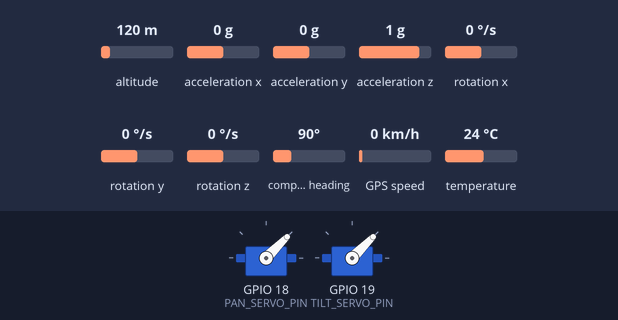
The program below on a simulated ESP32. Shown: 2 × servo. Inputs (shaded band) come from the test bench; at power-on: acceleration x 0 g, rotation x 0 °/s, rotation y 0 °/s, acceleration y 0 g, altitude 120 m, acceleration z 1 g, rotation z 0 °/s, compass heading 90°, GPS speed 0 km/h, temperature 24 °C. The GPS gets a fix after 3 s at 37.7749, -122.4194 with 8 satellites; what the program prints to the serial monitor is not drawn.

Above: at 1.3 s.
1.4 s: acceleration x set to 0.8 g
At 4.86 s:
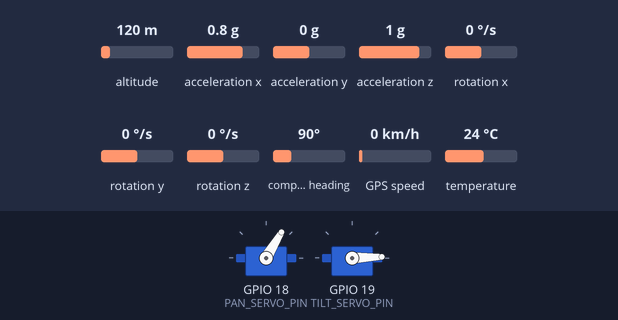
4.9 s: rotation x set to -192 °/s
At 5.52 s:
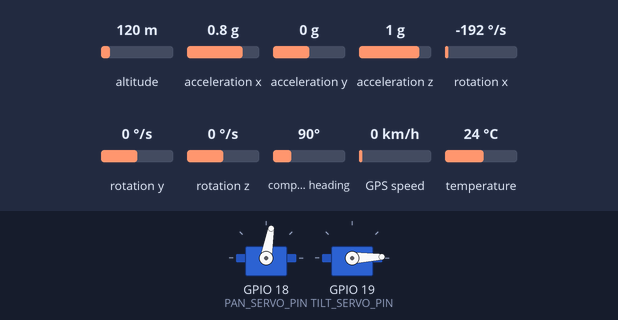
8.4 s: acceleration x set to 0 g
11.9 s: rotation y set to -192 °/s
At 12.34 s:
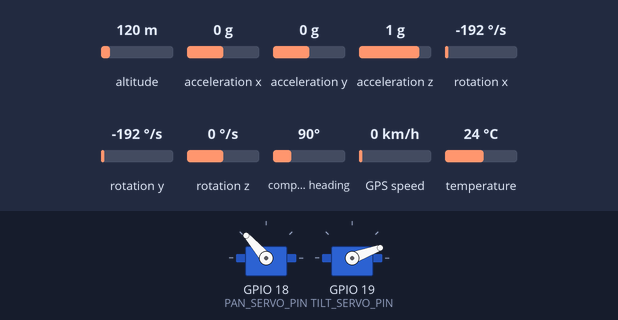
15.4 s: acceleration x set to -1.4 g
19.5 s: acceleration y set to 0.8 g
At 23.9 s:
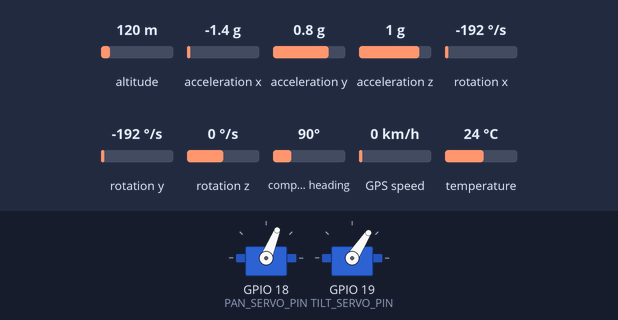
Timing chart, 0 to 24.6 s (numbered marks = the images above; inputs shaded):
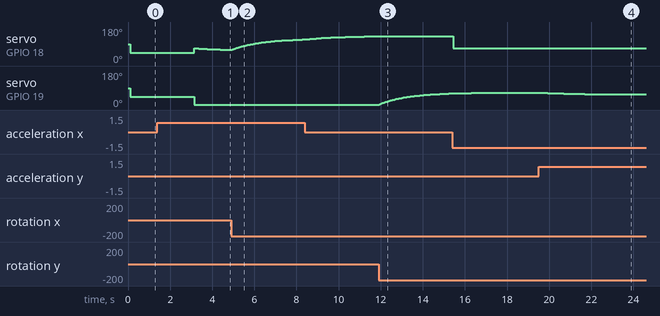

The program:

main.cpp
```cpp
#include <Arduino.h>
#include <GPSModule.h>
#include <SolarModule.h>
#include <MPU6050Module.h>
#include "servo_utils.h"

static const int RXPin = 13, TXPin = 27;
static const uint32_t GPSBaud = 9600;

// Create objects for accelerometer and GPS
GPSModule gpsModule(RXPin, TXPin, GPSBaud);
SolarModule solarModule;
MPU6050Module mpu6050Module;

// number of decimal digits to print
const uint8_t digits = 3;

// Constants for the solar panel setup
const float MAX_PAN_ANGLE = 180.0;
const float MAX_TILT_ANGLE = 90.0;

// Variables to store current orientation and GPS location
float currentPanAngle = 0.0;
float currentTiltAngle = 0.0;
float desiredPanAngle = 0.0;
float desiredTiltAngle = 0.0;
float gpsLatitude = 0.0;
float gpsLongitude = 0.0;

// Function to read accelerometer data and update the current orientation
void updateOrientation()
{
  // Map accelerometer values to pan and tilt angles
  currentPanAngle = map(mpu6050Module.position.x, -180, 180, 0, MAX_PAN_ANGLE);
  Serial.println((String) "Current pan angle:" + currentPanAngle);
  currentTiltAngle = map(mpu6050Module.position.y, -180, 180, 0, MAX_TILT_ANGLE);
  Serial.println((String) "Current tilt angle:" + currentTiltAngle);
}

// Function to calculate desired pan and tilt angles based on GPS location
void calculateDesiredAngles()
{
  desiredPanAngle = solarModule.azimuth;
  Serial.println((String) "Desired pan angle:" + desiredPanAngle);
  desiredTiltAngle = solarModule.elevation;
  Serial.println((String) "Desired tilt angle:" + desiredTiltAngle);
}

// Function to update the solar panel orientation based on the desired angles
void updateSolarPanelOrientation()
{
  // Calculate the deviation between desired and current angles
  float panDeviation = desiredPanAngle - currentPanAngle;
  Serial.println((String) "Pan deviation:" + panDeviation);
  float tiltDeviation = desiredTiltAngle - currentTiltAngle;
  Serial.println((String) "Tilt deviation:" + tiltDeviation);

  // Calculate servo position based on deviation
  int panServoPosition = map(panDeviation, -180, 180, 0, 180);
  Serial.println((String) "Pan servo position:" + panServoPosition);
  int tiltServoPosition = map(tiltDeviation, -90, 90, 0, 180);
  Serial.println((String) "Tilt servo position:" + tiltServoPosition);

  // Set the servo position
  setServoPositions(panServoPosition, tiltServoPosition);
}

void setup()
{
  Serial.begin(115200);
  gpsModule.begin();
  mpu6050Module.setupMPU6050();
  initializeServos();
}

void loop()
{
  if (gpsModule.isGPSModuleConnected())
  {
    gpsModule.update();
    if (gpsModule.isDataAvailable())
    {
      gpsModule.displayLocation();
      mpu6050Module.readSample();
      solarModule.displaySolarPosition(gpsModule.getTime(), gpsModule.getDate(), gpsModule.lat(), gpsModule.lon());
    }
  }

  updateOrientation();
  calculateDesiredAngles();
  updateSolarPanelOrientation();
}
```

servo_utils.h
```cpp
#ifndef SERVO_UTILS_H
#define SERVO_UTILS_H

#include <Servo.h>

// Pin numbers for the servo motors
#define PAN_SERVO_PIN 18
#define TILT_SERVO_PIN 19

// servo object for pan and tilt movements
Servo panServo;
Servo tiltServo;

// Function to initialize servo motors
void initializeServos()
{
    panServo.attach(PAN_SERVO_PIN);
    tiltServo.attach(TILT_SERVO_PIN);
}

// Function to set the servo positions
void setServoPositions(int panAngle, int tiltAngle)
{
    panServo.write(panAngle);
    tiltServo.write(tiltAngle);
}

#endif
```

Measured:
- after the input at 11.9 s, servo on GPIO 19 (TILT_SERVO_PIN): moves from 2° to 61° over 3.3 s, starting at once
- after the input at 19.5 s, servo on GPIO 19 (TILT_SERVO_PIN): 66° → 65° after 0.10 s, → 64° 0.16 s later, → 63° 0.16 s later, → 62° 0.19 s later, … (11 changes in this stretch)
